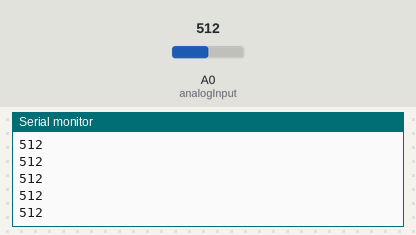
Bench run of a sketch on a simulated Arduino Uno, built with avr-gcc and run on an emulated ATmega328P. Shown: the last lines printed to the serial monitor. The test bench sets the inputs (shaded band); at power-on: A0 (analogInput) = 512.

Above: at 1.2 s.
1.3 s: A0 (analogInput) set to 716
At 1.9 s:
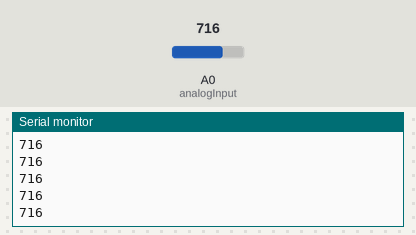
2.8 s: A0 (analogInput) set to 900
At 3.6 s:
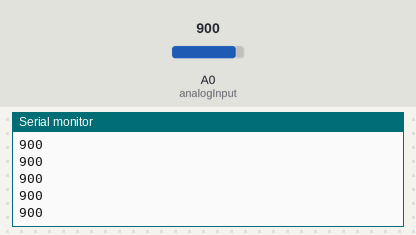
Timing chart, 0 to 5.8 s (numbered marks = the images above; inputs shaded):
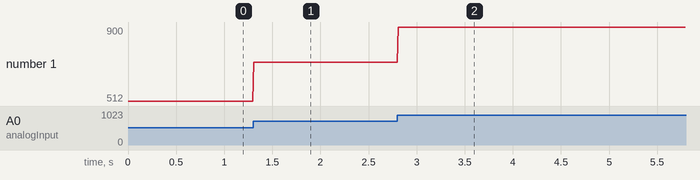

The sketch:

Arduino_EMG.ino
```cpp
/**************************************************************************
 * 单传感器肌电采集程序
 * 传感器 SIG 接 Arduino A0
 ***************************************************************************/

const byte analogInput = A0;

void setup() {
  pinMode(analogInput, INPUT);
  Serial.begin(9600);
}

void loop() {
  Serial.println(analogRead(analogInput));
  delay(10);
}
```

Measured:
- after the input at 1.3 s, the serial monitor: prints a new line at once (image 1)
- after the input at 2.8 s, the serial monitor: prints a new line at once (image 2)
- plotted number 1: 512 → 716 after the input at 1.3 s, 716 → 900 after the input at 2.8 s
